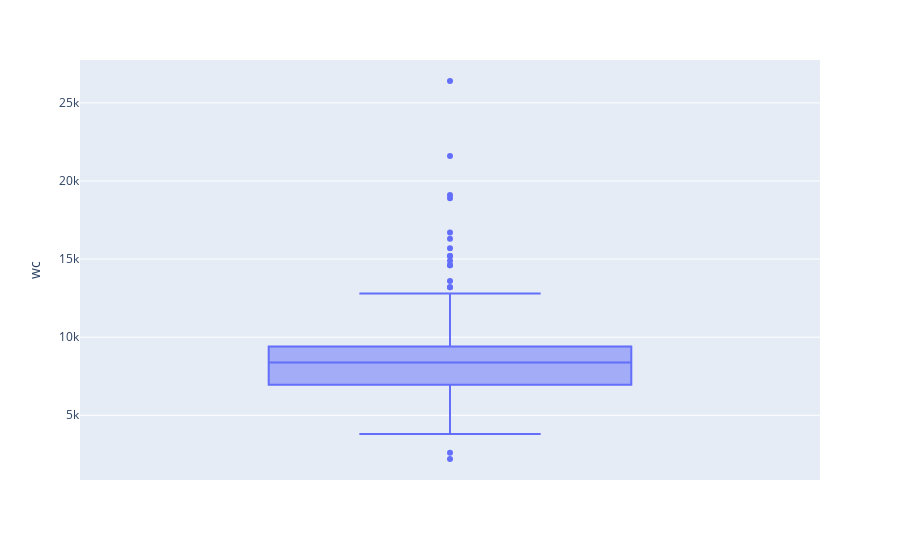

The code cell stored with this chart in its notebook:
### Code cell
fig1 = px.box(df['wc'],y='wc')
fig1.show()

### Figure 1 — Plotly figure (JSON) as saved in the notebook; plotly's stock layout.template omitted (floating-point values rounded to 4 significant figures; data arrays with more than 128 entries replaced by an {"elided": "..."} marker saying what was removed)
{"data": [{"alignmentgroup": "True", "hovertemplate": "wc=%{y}<extra></extra>", "legendgroup": "", "marker": {"color": "#636efa"}, "name": "", "notched": false, "offsetgroup": "", "orientation": "v", "showlegend": false, "type": "box", "x0": " ", "xaxis": "x", "y": {"elided": "400 float values"}, "y0": " ", "yaxis": "y"}], "layout": {"boxmode": "group", "legend": {"tracegroupgap": 0}, "margin": {"t": 60}, "xaxis": {"anchor": "y", "domain": [0, 1]}, "yaxis": {"anchor": "x", "domain": [0, 1], "title": {"text": "wc"}}}}
